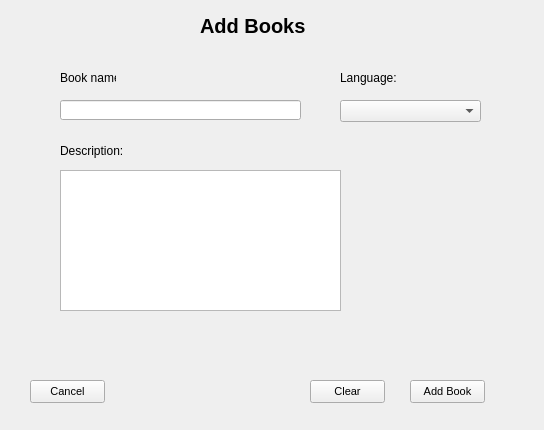
<?xml version="1.0" encoding="UTF-8"?>
<ui version="4.0">
 <class>AddBooks</class>
 <widget class="QWidget" name="AddBooks">
  <property name="geometry">
   <rect>
    <x>0</x>
    <y>0</y>
    <width>544</width>
    <height>430</height>
   </rect>
  </property>
  <property name="windowTitle">
   <string>Form</string>
  </property>
  <widget class="QLabel" name="label_7">
   <property name="geometry">
    <rect>
     <x>60</x>
     <y>140</y>
     <width>91</width>
     <height>21</height>
    </rect>
   </property>
   <property name="text">
    <string>Description:</string>
   </property>
  </widget>
  <widget class="QLabel" name="label">
   <property name="geometry">
    <rect>
     <x>200</x>
     <y>10</y>
     <width>181</width>
     <height>31</height>
    </rect>
   </property>
   <property name="font">
    <font>
     <pointsize>15</pointsize>
     <weight>75</weight>
     <bold>true</bold>
    </font>
   </property>
   <property name="text">
    <string>Add Books</string>
   </property>
  </widget>
  <widget class="QLabel" name="info_label">
   <property name="geometry">
    <rect>
     <x>360</x>
     <y>410</y>
     <width>131</width>
     <height>21</height>
    </rect>
   </property>
   <property name="text">
    <string/>
   </property>
  </widget>
  <widget class="QPushButton" name="button_clear">
   <property name="geometry">
    <rect>
     <x>310</x>
     <y>380</y>
     <width>75</width>
     <height>23</height>
    </rect>
   </property>
   <property name="font">
    <font>
     <pointsize>8</pointsize>
    </font>
   </property>
   <property name="text">
    <string>Clear</string>
   </property>
  </widget>
  <widget class="QTextEdit" name="book_description">
   <property name="geometry">
    <rect>
     <x>60</x>
     <y>170</y>
     <width>281</width>
     <height>141</height>
    </rect>
   </property>
  </widget>
  <widget class="QPushButton" name="button_cancel">
   <property name="geometry">
    <rect>
     <x>30</x>
     <y>380</y>
     <width>75</width>
     <height>23</height>
    </rect>
   </property>
   <property name="font">
    <font>
     <pointsize>8</pointsize>
    </font>
   </property>
   <property name="text">
    <string>Cancel</string>
   </property>
  </widget>
  <widget class="QPushButton" name="button_add_book">
   <property name="geometry">
    <rect>
     <x>410</x>
     <y>380</y>
     <width>75</width>
     <height>23</height>
    </rect>
   </property>
   <property name="font">
    <font>
     <pointsize>8</pointsize>
    </font>
   </property>
   <property name="text">
    <string>Add Book</string>
   </property>
  </widget>
  <widget class="QLabel" name="label_4">
   <property name="geometry">
    <rect>
     <x>60</x>
     <y>70</y>
     <width>56</width>
     <height>16</height>
    </rect>
   </property>
   <property name="text">
    <string>Book name:</string>
   </property>
  </widget>
  <widget class="QLineEdit" name="book_name">
   <property name="geometry">
    <rect>
     <x>60</x>
     <y>100</y>
     <width>241</width>
     <height>20</height>
    </rect>
   </property>
  </widget>
  <widget class="QComboBox" name="comboBox_language">
   <property name="geometry">
    <rect>
     <x>340</x>
     <y>100</y>
     <width>141</width>
     <height>22</height>
    </rect>
   </property>
  </widget>
  <widget class="QLabel" name="label_5">
   <property name="geometry">
    <rect>
     <x>340</x>
     <y>70</y>
     <width>56</width>
     <height>16</height>
    </rect>
   </property>
   <property name="text">
    <string>Language:</string>
   </property>
  </widget>
 </widget>
 <resources/>
 <connections/>
</ui>
